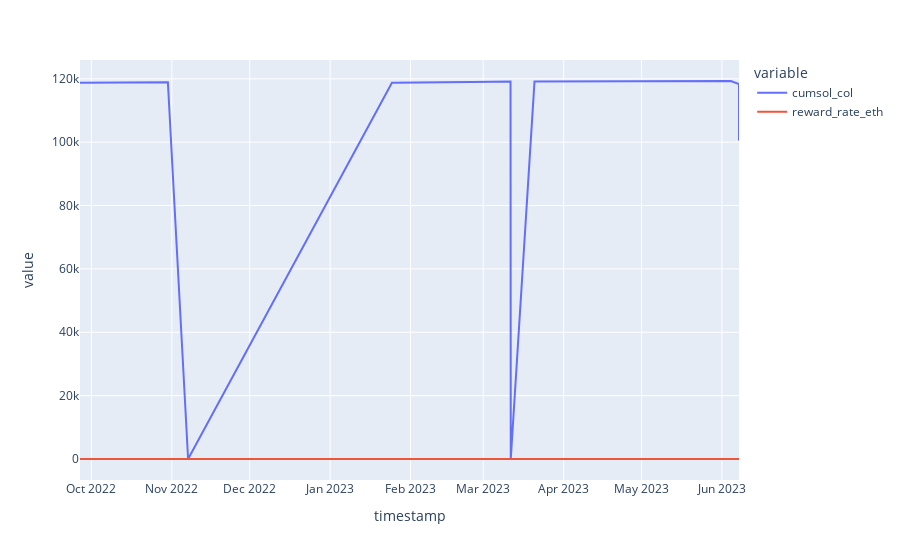

The notebook cell this image was saved under:
### Code cell
# graph largest whale cumsol and associated reward rates 
px.line(merged_largest_whale[['cumsol_col', 'reward_rate_eth']])

### Figure 1 — Plotly figure (JSON) as saved in the notebook; plotly's stock layout.template omitted (floating-point values rounded to 4 significant figures; data arrays with more than 128 entries replaced by an {"elided": "..."} marker saying what was removed)
{"data": [{"hovertemplate": "variable=cumsol_col<br>timestamp=%{x}<br>value=%{y}<extra></extra>", "legendgroup": "cumsol_col", "line": {"color": "#636efa", "dash": "solid"}, "marker": {"symbol": "circle"}, "mode": "lines", "name": "cumsol_col", "orientation": "v", "showlegend": true, "type": "scatter", "x": {"elided": "199 str values"}, "xaxis": "x", "y": {"elided": "199 float values"}, "yaxis": "y"}, {"hovertemplate": "variable=reward_rate_eth<br>timestamp=%{x}<br>value=%{y}<extra></extra>", "legendgroup": "reward_rate_eth", "line": {"color": "#EF553B", "dash": "solid"}, "marker": {"symbol": "circle"}, "mode": "lines", "name": "reward_rate_eth", "orientation": "v", "showlegend": true, "type": "scatter", "x": {"elided": "199 str values"}, "xaxis": "x", "y": {"elided": "199 float values"}, "yaxis": "y"}], "layout": {"legend": {"title": {"text": "variable"}, "tracegroupgap": 0}, "margin": {"t": 60}, "xaxis": {"anchor": "y", "domain": [0, 1], "title": {"text": "timestamp"}}, "yaxis": {"anchor": "x", "domain": [0, 1], "title": {"text": "value"}}}}
